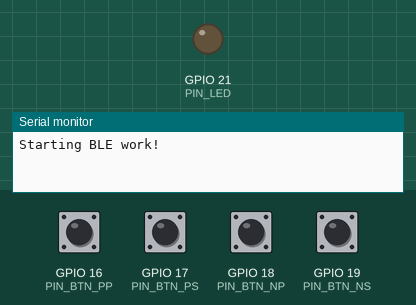
This sketch was run on a simulated ESP32. Parts: output pins drawn as LEDs (lit = HIGH), the last lines printed to the serial monitor. Inputs (shaded band) come from the test bench; at power-on: GPIO 16 (PIN_BTN_PP), GPIO 17 (PIN_BTN_PS), GPIO 18 (PIN_BTN_NP), GPIO 19 (PIN_BTN_NS) HIGH. USB keyboard and mouse output is not drawn.

Above: at 1.2 s.
1.3 s: GPIO 16 (PIN_BTN_PP) pulled LOW for 1 s
At 1.5 s:
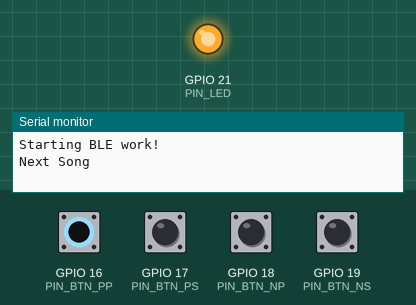
4.3 s: GPIO 17 (PIN_BTN_PS) pulled LOW for 0.15 s
At 5.6 s:
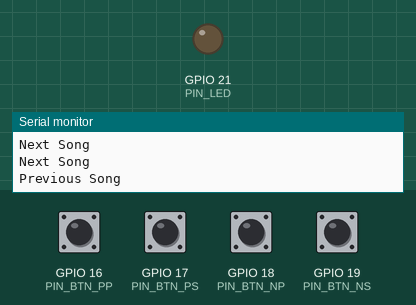
5.9 s: GPIO 18 (PIN_BTN_NP) pulled LOW for 0.15 s
At 6.0 s:
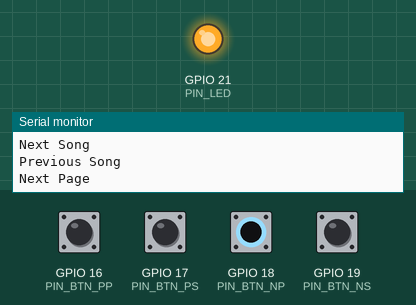
7.5 s: GPIO 19 (PIN_BTN_NS) pulled LOW for 0.15 s
At 8.0 s:
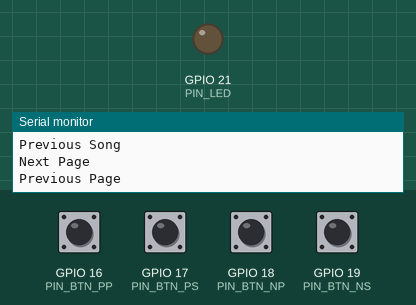
Timing chart, 0 to 10.1 s (numbered marks = the images above; inputs shaded):
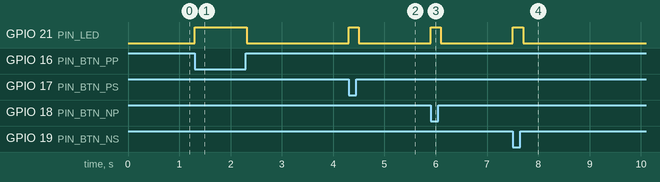

The sketch:

PageFlipper.ino
```cpp
/**
 * This example turns the ESP32 into a Bluetooth LE keyboard that writes the words, presses Enter, presses a media key and then Ctrl+Alt+Delete
 */
#include <BleKeyboard.h>

// #define PIN_BTN_NP 32
#define PIN_BTN_PP 16
#define PIN_BTN_PS 17
#define PIN_BTN_NP 18
#define PIN_BTN_NS 19
#define PIN_LED 21

BleKeyboard bleKeyboard("Page Flipper", "Valentin Grégoire", 100);

int btn_np = LOW;
int btn_ns = LOW;
int btn_pp = LOW;
int btn_ps = LOW;
bool btn_pressed = false;

void ping(int millis = 200) {
  digitalWrite(PIN_LED, HIGH);
  delay(millis);
  digitalWrite(PIN_LED, LOW);
}

void setup() {
  Serial.begin(115200);
  Serial.println("Starting BLE work!");
  pinMode(PIN_BTN_NP, INPUT_PULLUP);
  pinMode(PIN_BTN_NS, INPUT_PULLUP);
  pinMode(PIN_BTN_PP, INPUT_PULLUP);
  pinMode(PIN_BTN_PS, INPUT_PULLUP);
  pinMode(PIN_LED, OUTPUT);
  digitalWrite(PIN_LED, LOW);
  bleKeyboard.begin();
}

void loop() {
  if (bleKeyboard.isConnected()) {
    btn_np = digitalRead(PIN_BTN_NP);
    btn_ns = digitalRead(PIN_BTN_NS);
    btn_pp = digitalRead(PIN_BTN_PP);
    btn_ps = digitalRead(PIN_BTN_PS);

    if (btn_np == LOW && !btn_pressed) {
      Serial.println("Next Page");
      btn_pressed = true;
      bleKeyboard.write('l');
      ping();
    }
    else if (btn_ns == LOW && !btn_pressed) {
      Serial.println("Previous Page");
      btn_pressed = true;
      bleKeyboard.write('h');
      ping();
    }
    else if (btn_pp == LOW && !btn_pressed) {
      Serial.println("Next Song");
      btn_pressed = true;
      bleKeyboard.write('k');
      ping();
    }
    else if (btn_ps == LOW && !btn_pressed) {
      Serial.println("Previous Song");
      btn_pressed = true;
      bleKeyboard.write('j');
      ping();
    } else {
      btn_pressed = false;
    }
  } else {
    Serial.println("Waiting for connection...");
    ping(100);
  }
}
```

Measured:
- after the input at 1.3 s, GPIO 21 (PIN_LED): LOW → HIGH at once, → LOW 1.0 s later
- after the input at 4.3 s, GPIO 21 (PIN_LED): LOW → HIGH at once, → LOW 0.20 s later
- after the input at 5.9 s, GPIO 21 (PIN_LED): LOW → HIGH at once, → LOW 0.20 s later
- after the input at 7.5 s, GPIO 21 (PIN_LED): LOW → HIGH at once, → LOW 0.20 s later
